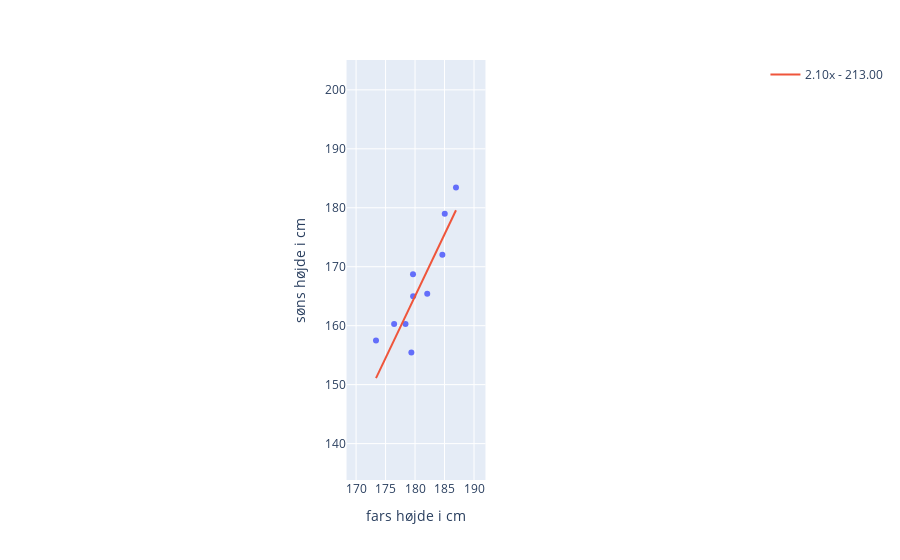

Notebook code for this chart:
### Code cell
fig = scatterplot(first10, tuples=[(2.1, -213)])

### Figure 1 — Plotly figure (JSON) as saved in the notebook; plotly's stock layout.template omitted (floating-point values rounded to 4 significant figures)
{"data": [{"hovertemplate": "parent=%{x}<br>child=%{y}<extra></extra>", "legendgroup": "", "marker": {"color": "#636efa", "symbol": "circle"}, "mode": "markers", "name": "", "orientation": "v", "showlegend": false, "type": "scatter", "x": [186.9, 184.6, 185.0, 182.1, 179.4, 178.4, 179.7, 179.7, 176.5, 173.4], "xaxis": "x", "y": [183.4, 172.0, 179.0, 165.4, 155.4, 160.3, 165.0, 168.7, 160.3, 157.5], "yaxis": "y"}, {"mode": "lines", "name": "2.10x - 213.00", "type": "scatter", "x": [186.9, 184.6, 185.0, 182.1, 179.4, 178.4, 179.7, 179.7, 176.5, 173.4], "y": [179.6, 174.7, 175.6, 169.3, 163.7, 161.6, 164.3, 164.3, 157.6, 151.1]}], "layout": {"autosize": true, "legend": {"tracegroupgap": 0}, "margin": {"t": 60}, "xaxis": {"anchor": "y", "constrain": "domain", "domain": [0.3966, 0.6034], "range": [168.4, 191.9], "title": {"text": "fars højde i cm"}, "type": "linear"}, "yaxis": {"anchor": "x", "domain": [0, 1], "range": [150.4, 188.4], "scaleanchor": "x", "scaleratio": 1, "title": {"text": "søns højde i cm"}, "type": "linear"}}}
